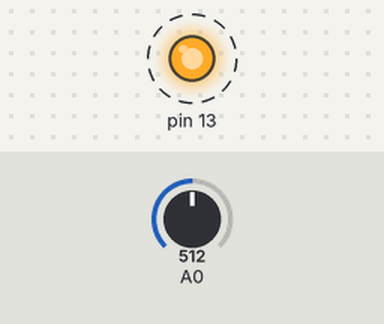
Simulated run of this sketch. Board: Arduino Uno, built with avr-gcc and run on an emulated ATmega328P. On the bench: output pins drawn as LEDs (lit = HIGH). Dashed ring = blinking. The inputs (shaded band) are chosen by the test bench; at power-on: A0 = 512. What the sketch prints to the serial monitor is not drawn.

Above: at 1.8 s.
1.9 s: A0 set to 741
3.5 s: A0 set to 762
Timing chart, 0 to 13.5 s (numbered marks = the images above; inputs shaded):
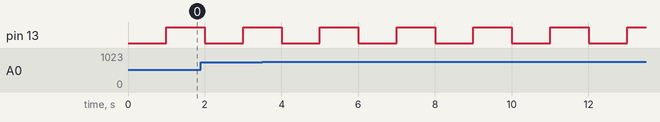

The sketch:

lab_5.3.ino
```cpp
float Ta  = 1000;
float Tb = 1000;
int sensorValue = 0;

void setup() {
pinMode(13,OUTPUT);
Serial.begin(9600);
}

void loop(){
  sensorValue = analogRead(A0);
  delay(Ta);

  if (sensorValue > 750){
    Serial.println("Encendido ---- " + String(sensorValue));
  }
  else{
    Serial.println("Apagado ---- " + String(sensorValue));
  }
  digitalWrite(13,HIGH);

  sensorValue = analogRead(A0);
  delay(Tb);
  if (sensorValue > 750){
    Serial.println("Encendido ---- " + String(sensorValue));
  }
  else{
    Serial.println("Apagado ---- " + String(sensorValue));
  }
  digitalWrite(13,LOW);
}
```

Measured:
- by itself, pin 13: alternates HIGH for 1.0 s and LOW for 1.0 s
